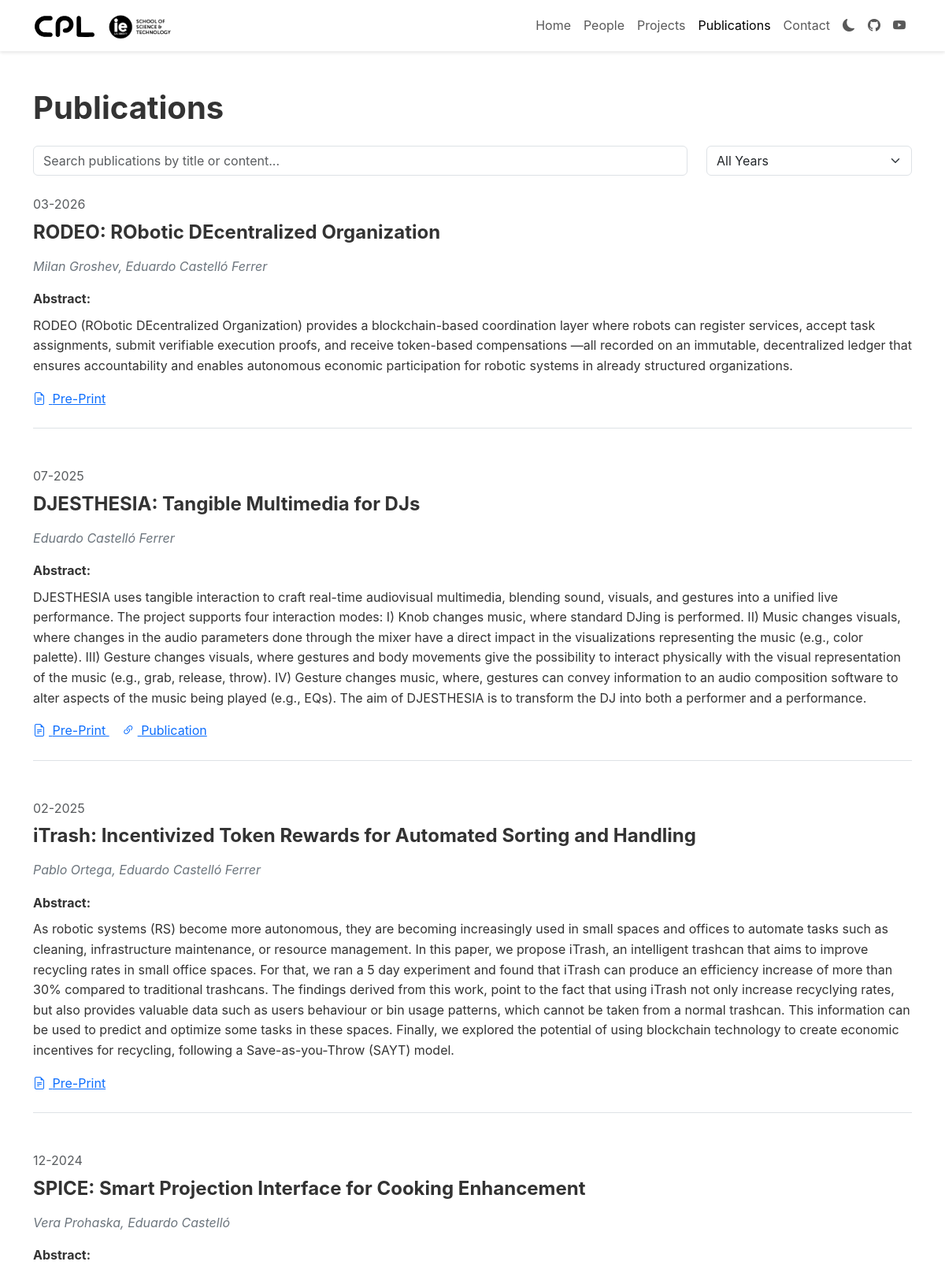
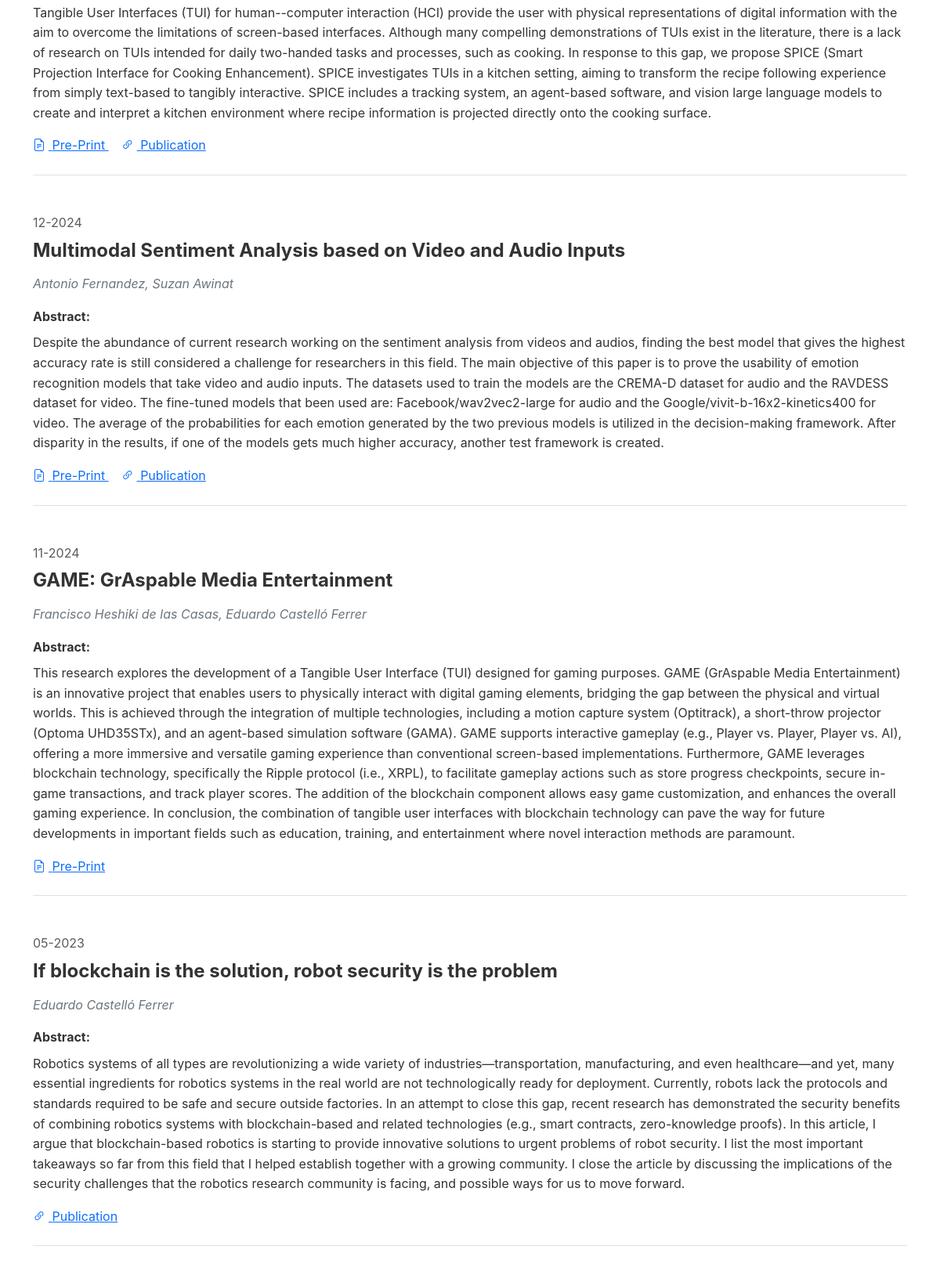
Screenshot of /publications/ (upper part) with the database file from the repository (2 pictures, top to bottom).
### core/models.py (models this page shows, shortened)
class Publication(models.Model):
    title = models.CharField(max_length=300)
    authors = models.CharField(max_length=500)
    paperlink = models.URLField(blank=True)
    pdflink = models.URLField(blank=True)
    codelink = models.URLField(blank=True)
    websitelink = models.URLField(blank=True)
    abstract = models.TextField(blank=True)
    date = models.DateField(blank=True, null=True)
    image = FilerImageField(
        null=True,
        blank=True,
        related_name="publication_images",
        on_delete=models.SET_NULL,
    )
    class Meta:
        ordering = ["-date", "title"]
        verbose_name = "Publication"
        verbose_name_plural = "Publications"

### core/views.py (the view)
# urls.py: path('publications/', views.publications, name='publications'),
def publications(request):
    all_publications = Publication.objects.all().order_by('-date')
    publication_years = Publication.objects.dates('date', 'year', order='DESC')
    context = {
        'publications': all_publications,
        'publication_years': publication_years,
    }
    return render(request, 'core/publications.html', context)

### core/context_processors.py (called while the page is built)
def social_media_links(request):
    try:
        social_media = SocialMedia.objects.first()
    except SocialMedia.DoesNotExist:
        social_media = None
    return {'social_media': social_media}

### core/models.py (called while the page is built)
    def has_any_links(self):
        return bool(self.github or self.youtube)

### templates/core/publications.html (shortened to what this page needs)
{% extends 'base.html' %}
{% load static %}
{% block content %}
<div class="container mt-5">
<h1 class="mb-4">Publications</h1>
<div class="row mb-4">
    <div class="col-md-9">
        <div class="position-relative">
            <input type="text" id="publication-search" class="form-control" placeholder="Search publications by title or content...">
        </div>
    </div>
    <div class="col-md-3">
        <select id="publication-year-filter" class="form-select">
            <option value="all" selected>All Years</option>
        </select>
    </div>
</div>
<div class="publications-list">
    {% for pub in publications %}
    <div class="publication mb-5 pb-4 border-bottom" data-year="{{ pub.date|date:'Y' }}">
        <div class="row">
            <div class="{% if pub.image %}col-md-9{% else %}col-md-12{% endif %}">
                <div class="mb-2 text-muted">{{ pub.date|date:"m-Y" }}</div>
                <h4 class="fw-bold">{{ pub.title }}</h4>
                <p class="authors mb-3">{{ pub.authors }}</p>
                {% if pub.abstract %}
                <div class="mb-3">
                    <div>
                        <strong>Abstract:</strong>
                    </div>
                    <div id="abstract-{{ forloop.counter }}" class="mt-2">
                        {{ pub.abstract }}
                    </div>
                </div>
                {% endif %}
                <div class="publication-links">
                    {% if pub.pdflink %}
                    <a href="{{ pub.pdflink }}" class="me-3" target="_blank">
                        <i class="bi bi-file-earmark-text me-1"></i> Pre-Print
                    </a>
                    {% endif %}
                    {% if pub.paperlink %}
                    <a href="{{ pub.paperlink }}" class="me-3" target="_blank">
                        <i class="bi bi-link-45deg me-1"></i> Publication
                    </a>
                    {% endif %}
                </div>
            </div>
        </div>
    </div>
    {% empty %}
    <p>No publications available at the moment.</p>
    {% endfor %}
</div>
</div>
{% endblock %}

### static/css/style.css (style rules this page uses)
body { font-family: "Helvetica Light", Inter, Helvetica, sans-serif; color: #333; line-height: 1.6; min-height: 100vh; }
h1, h2, h3, h4, h5, h6 { font-weight: 700; margin-bottom: 1rem; }
.publication .authors { font-style: italic; color: #6c757d; }

### rows the page displays
Publication: date "03-2026", title "RODEO: RObotic DEcentralized Organization", authors "Milan Groshev, Eduardo Castelló Ferrer", abstract "RODEO (RObotic DEcentralized Organization) provides a blockchain-based coordination layer where robots can register services, accept task assignments, submit verifiable execution proofs, and receive token-based compensations —all recorded on an immutable, decentralized ledger that ensures accountability and enables autonomous economic participation for robotic systems in already structured organizations."
Publication: date "07-2025", title "DJESTHESIA: Tangible Multimedia for DJs", authors "Eduardo Castelló Ferrer", abstract "DJESTHESIA uses tangible interaction to craft real-time audiovisual multimedia, blending sound, visuals, and gestures into a unified live performance. The project supports four interaction modes: I) Knob changes music, where standard DJing is performed. II) Music changes visuals, where changes in the audio parameters done through the mixer have a direct impact in the visualizations representing the music (e.g., color palette). III) Gesture changes visuals, where gestures and body movements give the possibility to interact physically with the visual representation of the music (e.g., grab, release, throw). IV) Gesture changes music, where, gestures can convey information to an audio…"
Publication: date "02-2025", title "iTrash: Incentivized Token Rewards for Automated Sorting and Handling", authors "Pablo Ortega, Eduardo Castelló Ferrer", abstract "As robotic systems (RS) become more autonomous, they are becoming increasingly used in small spaces and offices to automate tasks such as cleaning, infrastructure maintenance, or resource management. In this paper, we propose iTrash, an intelligent trashcan that aims to improve recycling rates in small office spaces. For that, we ran a 5 day experiment and found that iTrash can produce an efficiency increase of more than 30% compared to traditional trashcans. The findings derived from this work, point to the fact that using iTrash not only increase recyclying rates, but also provides valuable data such as users behaviour or bin usage patterns, which cannot be taken from a normal trashcan.…"
Publication: date "12-2024", title "SPICE: Smart Projection Interface for Cooking Enhancement", authors "Vera Prohaska, Eduardo Castelló", abstract "Tangible User Interfaces (TUI) for human--computer interaction (HCI) provide the user with physical representations of digital information with the aim to overcome the limitations of screen-based interfaces. Although many compelling demonstrations of TUIs exist in the literature, there is a lack of research on TUIs intended for daily two-handed tasks and processes, such as cooking. In response to this gap, we propose SPICE (Smart Projection Interface for Cooking Enhancement). SPICE investigates TUIs in a kitchen setting, aiming to transform the recipe following experience from simply text-based to tangibly interactive. SPICE includes a tracking system, an agent-based software, and vision…"
Publication: date "12-2024", title "Multimodal Sentiment Analysis based on Video and Audio Inputs", authors "Antonio Fernandez, Suzan Awinat", abstract "Despite the abundance of current research working on the sentiment analysis from videos and audios, finding the best model that gives the highest accuracy rate is still considered a challenge for researchers in this field. The main objective of this paper is to prove the usability of emotion recognition models that take video and audio inputs. The datasets used to train the models are the CREMA-D dataset for audio and the RAVDESS dataset for video. The fine-tuned models that been used are: Facebook/wav2vec2-large for audio and the Google/vivit-b-16x2-kinetics400 for video. The average of the probabilities for each emotion generated by the two previous models is utilized in the…"
Publication: date "11-2024", title "GAME: GrAspable Media Entertainment", authors "Francisco Heshiki de las Casas, Eduardo Castelló Ferrer", abstract "This research explores the development of a Tangible User Interface (TUI) designed for gaming purposes. GAME (GrAspable Media Entertainment) is an innovative project that enables users to physically interact with digital gaming elements, bridging the gap between the physical and virtual worlds. This is achieved through the integration of multiple technologies, including a motion capture system (Optitrack), a short-throw projector (Optoma UHD35STx), and an agent-based simulation software (GAMA). GAME supports interactive gameplay (e.g., Player vs. Player, Player vs. AI), offering a more immersive and versatile gaming experience than conventional screen-based implementations. Furthermore,…"
Publication: date "05-2023", title "If blockchain is the solution, robot security is the problem", authors "Eduardo Castelló Ferrer", abstract "Robotics systems of all types are revolutionizing a wide variety of industries—transportation, manufacturing, and even healthcare—and yet, many essential ingredients for robotics systems in the real world are not technologically ready for deployment. Currently, robots lack the protocols and standards required to be safe and secure outside factories. In an attempt to close this gap, recent research has demonstrated the security benefits of combining robotics systems with blockchain-based and related technologies (e.g., smart contracts, zero-knowledge proofs). In this article, I argue that blockchain-based robotics is starting to provide innovative solutions to urgent problems of robot…"
